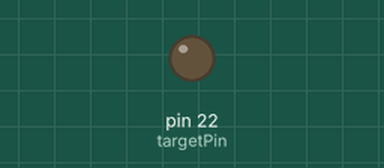
Bench run of a program on a simulated Raspberry Pi (header pin numbers). On the bench: output pins drawn as LEDs (lit = HIGH).

Above: at 1.6 s.
At 6.25 s:
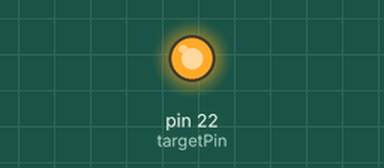
Timing chart, 0 to 7.1 s (numbered marks = the images above):
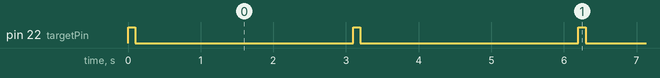

The program:

led_flash.py
```python
import RPi.GPIO as GPIO
import time

targetPin = 22

GPIO.setmode(GPIO.BOARD)
GPIO.setup(targetPin, GPIO.OUT)

try:
	while True:
		GPIO.output(targetPin, GPIO.HIGH)
		time.sleep(0.1)
		GPIO.output(targetPin, GPIO.LOW)
		time.sleep(3)
except KeyboardInterrupt:
		GPIO.setup(targetPin, GPIO.IN)
		GPIO.cleanup()
```

Measured:
- by itself, pin 22 (targetPin): alternates HIGH for 0.10 s and LOW for 3.0 s
